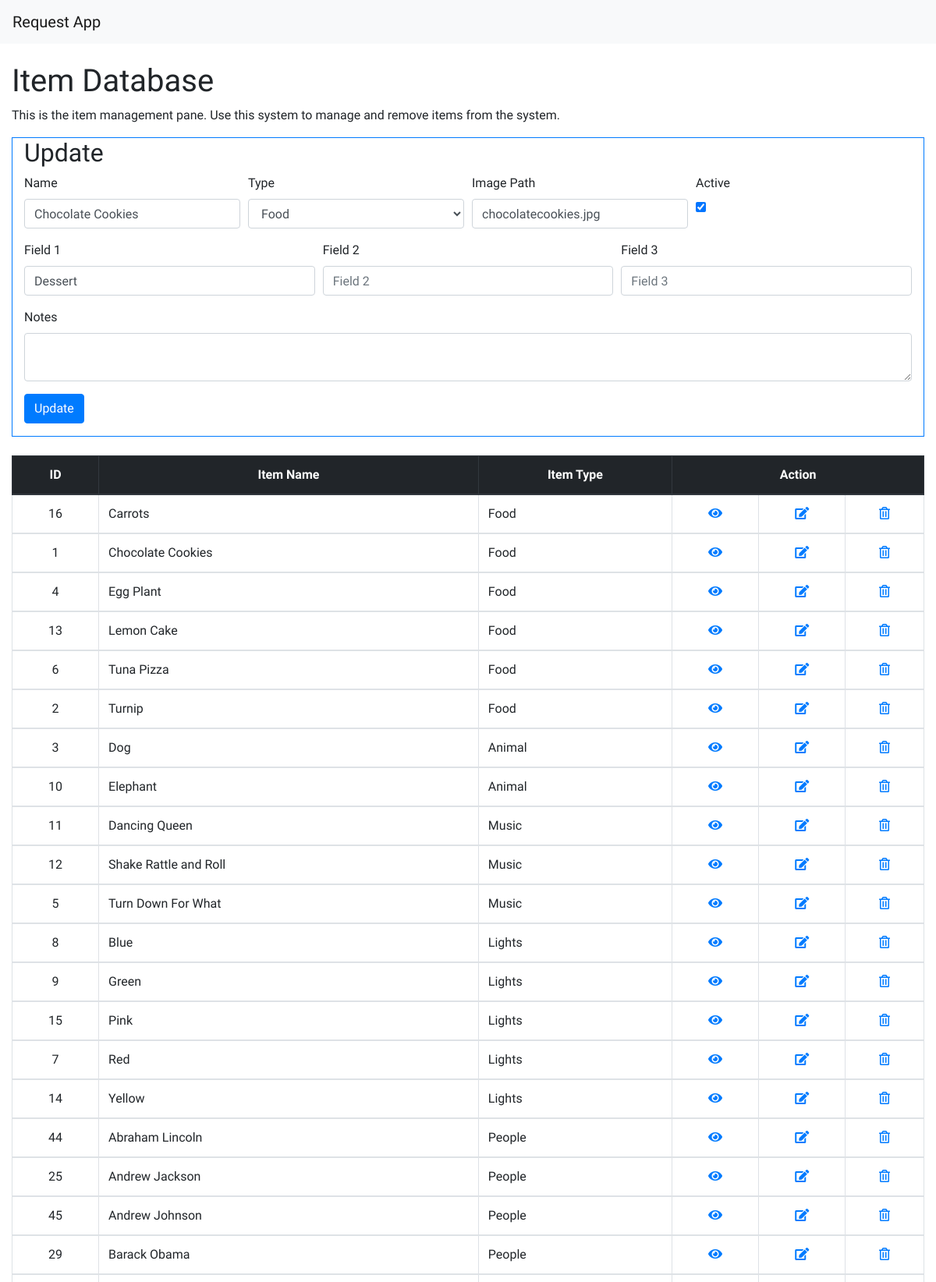
/crud/index.php?edit=1 (upper part), run on the app's committed database.
### tables this page shows
CREATE TABLE `items` (
  `item_id` int(11) NOT NULL COMMENT 'ID of the Item',
  `item_name` varchar(50) DEFAULT NULL COMMENT 'Name of the Item',
  `item_type` varchar(50) DEFAULT NULL COMMENT 'Type of the Item',
  `item_image` varchar(50) DEFAULT NULL COMMENT 'Item Image Path',
  `item_active` tinyint(1) NOT NULL DEFAULT '1' COMMENT 'Wether the item is active or not.',
  `item_notes` text COMMENT 'Item Notes',
  `item_price` float DEFAULT NULL COMMENT 'Item Price',
  `item_schema` int(11) DEFAULT NULL COMMENT 'Item field schema',
  `item_f1` varchar(255) DEFAULT NULL COMMENT 'Field 1',
  `item_f2` varchar(255) DEFAULT NULL COMMENT 'Field 2',
  `item_f3` varchar(255) DEFAULT NULL COMMENT 'Field 3'
);

CREATE TABLE `types` (
  `type_id` int(11) NOT NULL COMMENT 'The ID of the Type',
  `type_name` varchar(50) NOT NULL COMMENT 'The Name of the Type'
);

### crud/index.php (the view, shortened to what this page needs)
<?php include_once '../partials/_header.php' ?>
<?php
$name = $type = $imagePath = $active = "";
$update = false;
if (isset($_GET['edit'])) {
    $id = $_GET['edit'];
    $update = true;
    $record = mysqli_query($link, "SELECT * FROM items WHERE item_id=$id");
    if (count($record) == 1) {
        $n = mysqli_fetch_array($record);
        $name = $n['item_name'];
        $notes = $n['item_notes'];
        $imagePath = $n['item_image'];
        $field1 = $n['item_f1'];
        $field2 = $n['item_f2'];
        $field3 = $n['item_f3'];
    }
}
?>
  <div id='bodyContainer' class='fluid-container'>
    <br>
    <div class='col-md-12'>
            <h1>Item Database</h1>
            <p>This is the item management pane. Use this system to manage and remove items from the system.</p>
            <div class='border border-primary'>
              <div class='col-md-12'>
                <?php if ($update == true): ?>
                  <h2>Update</h2>
                <?php else: ?>
                  <h2>Add</h2>
                <?php endif ?>
                <form class='' method="post" action="server.php" >
                <div class='form-row'>
                  <div class='col'>
                    <div class="form-group">
                      <label class="">Name</label><br>
                      <input class='form-control' type="text" name="name" placeholder="Item Name" value="<?php echo $name; ?>">
                    </div>
                  </div>
                  <div class='col'>
                    <div class="form-group">
                  		<label class="">Type</label><br>
                      <?php
                      $typeResult = mysqli_query($link,"SELECT * FROM types ORDER BY type_name ASC");
                      echo "<select id='typeSelect' class='form-control' name='type'>";
                        while($row = mysqli_fetch_array($typeResult)) {
                          echo "<option class='form-control' value='" . $row['type_id'] . "'>" . $row['type_name'] . "</option>";
                        }
                        echo "</select>";
                        ?>
                    </div>
                  </div>
                  <div class='col'>
                    <div class="form-group">
                      <label class="">Image Path</label><br>
                      <input class='form-control' type="text" name="imagePath" placeholder="Image Path" value="<?php echo $imagePath; ?>">
                    </div>
                  </div>
                  <div class='col'>
                    <div class="form-group">
                      <label class="">Active</label><br>
                      <input id='activeCheckbox' type="checkbox" name="active" value="1">
                    </div>
                  </div>
                </div>
                <div class="form-row">
                  <div class="col">
                    <div class="form-group">
                      <label for="field1">Field 1</label>
                      <input class='form-control' type="text" name="field1" placeholder="Field 1" value="<?php echo $field1; ?>">
                    </div>
                  </div>
                  <div class="col">
                    <div class="form-group">
                      <label for="field2">Field 2</label>
                      <input class='form-control' type="text" name="field2" placeholder="Field 2" value="<?php echo $field2; ?>">
                    </div>
                  </div>
                  <div class="col">
                    <div class="form-group">
                      <label for="field3">Field 3</label>
                      <input class='form-control' type="text" name="field3" placeholder="Field 3" value="<?php echo $field3; ?>">
                    </div>
                  </div>
                </div>
                <div class="form-row">
                  <div class="col">
                    <div class="form-group">
                      <label for="notes">Notes</label>
                      <textarea class='form-control' name="notes"><?php echo $notes; ?></textarea>
                    </div>
                  </div>
                </div>
                	<div class="form-group">
                		<?php if ($update == true): ?>
                			<button class="btn btn-primary" type="submit" name="update">Update</button>
                		<?php else: ?>
                			<button class="btn btn-success" type="submit" name="save">Add</button>
                		<?php endif ?>
                	</div>
                </form>
              </div>
            </div>
            <br>
            <?php
            $activesql = "SELECT * FROM items INNER JOIN types ON items.item_type=types.type_id ORDER BY item_type, item_name ASC";
            if ($result = mysqli_query($link, $activesql)) {
                if (mysqli_num_rows($result) > 0) {
                    ?>
            <table id='resultTable' class='table table-bordered'>
              <thead class="thead-dark">
                <tr>
                  <th class='text-center'>ID</th>
                  <th class='text-center'>Item Name</th>
                  <th class='text-center'>Item Type</th>
                  <th class='text-center' colspan="3">Action</th>
                </tr>
              </thead>
              <?php
                  while ($row = mysqli_fetch_array($result)) {
                    $itemID = $row['item_id'];
                    $itemName = $row['item_name'];
                    $itemType = $row['type_name'];
                      echo "<tbody>";
                        echo "<tr>";
                          echo "<td class='text-center'>" . $itemID . "</td>";
                          echo "<td>" . $itemName . "</td>";
                          echo "<td>" . $itemType . "</td>";
                          echo "<td class='text-center'><a href='view.php?id=" . $itemID . "' class='view_btn'><i class='fas fa-eye'></i></a></td>";
                          echo "<td class='text-center'><a href='index.php?edit=" . $itemID . "' class='edit_btn'><i class='fas fa-edit'></i></a></td>";
                          echo "<td class='text-center'><a href='server.php?del=" . $itemID . "' class='del_btn'><i class='far fa-trash-alt'></i></a></td>";
                        echo "</tr>";
                      echo "</tbody>";
                  }
                    echo "</table>";
                } else {
                    echo "<p class='alert alert-info'>No items were found.</p>";
                }
            } else {
                SQLError($link);
            } ?>
          </div>
    </div>
    <?php include '../partials/_footer.php'; ?>

### css/master.css (style rules this page uses)
* { font-family: 'KoHo', sans-serif; }

### data on the page
items: name "Chocolate Cookies", imagePath "chocolatecookies.jpg", field1 "Dessert", item_id "1", item_name "Chocolate Cookies", types.type_name "Food"
items: item_id "16", item_name "Carrots", types.type_name "Food"
items: item_id "4", item_name "Egg Plant", types.type_name "Food"
items: item_id "13", item_name "Lemon Cake", types.type_name "Food"
items: item_id "6", item_name "Tuna Pizza", types.type_name "Food"
items: item_id "2", item_name "Turnip", types.type_name "Food"
items: item_id "3", item_name "Dog", types.type_name "Animal"
items: item_id "10", item_name "Elephant", types.type_name "Animal"
items: item_id "11", item_name "Dancing Queen", types.type_name "Music"
items: item_id "12", item_name "Shake Rattle and Roll", types.type_name "Music"
items: item_id "5", item_name "Turn Down For What", types.type_name "Music"
items: item_id "8", item_name "Blue", types.type_name "Lights"
items: item_id "9", item_name "Green", types.type_name "Lights"
items: item_id "15", item_name "Pink", types.type_name "Lights"
items: item_id "7", item_name "Red", types.type_name "Lights"
items: item_id "14", item_name "Yellow", types.type_name "Lights"
items: item_id "44", item_name "Abraham Lincoln", types.type_name "People"
items: item_id "25", item_name "Andrew Jackson", types.type_name "People"
items: item_id "45", item_name "Andrew Johnson", types.type_name "People"
items: item_id "29", item_name "Barack Obama", types.type_name "People"

### other printed values
form field type "Food"
